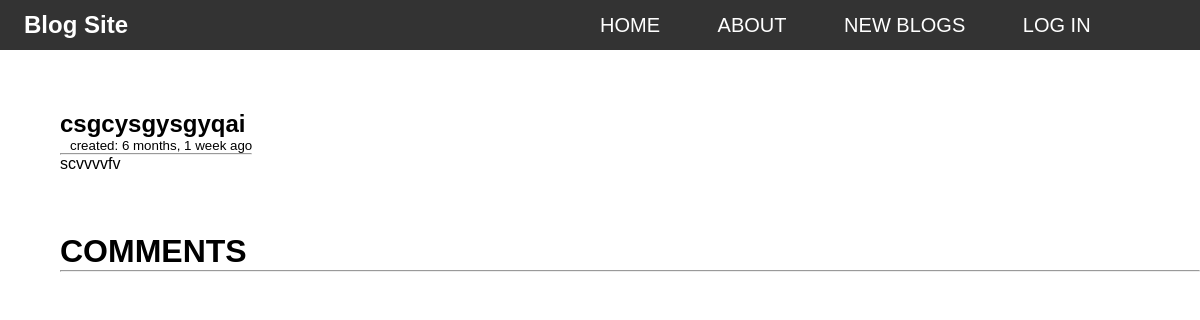
Screenshot of /blogpost/10 with the database file from the repository.
### base/models.py (models this page shows, shortened)
class Blog(models.Model):
    owner = models.ForeignKey(User, on_delete=models.CASCADE)
    title = models.CharField(max_length=50)
    snippet = models.CharField(max_length=50)
    body = models.TextField()
    created = models.DateTimeField(auto_now_add=True)
    class Meta:
        ordering = ['-created']

### base/views.py (the view, shortened to what this page needs)
# urls.py: path('blogpost/<str:pk>', views.singleBlogpost, name = 'blogpost'),
def singleBlogpost(request, pk):
    blogs = Blog.objects.get(id=pk)
    comments =  blogs.comment_set.all()
    context = {'blogs': blogs, 'comments': comments}
    return render(request, 'base/details.html', context)

### base/templates/base/details.html (shortened to what this page needs)
{% extends "head.html" %}
{% block content %}
    <div class="detail content" >
        <span>
            <h2>
                {{blogs.title}}
            </h2>
            <small style="margin-left: 10px;">created: {{blogs.created|timesince}} ago</small>
            <hr>
            <span >
               {{blogs.body}}
            </span>
        </span>
    </div>
<div class="commentlist" style="padding-left: 5%; ">
    <h1>COMMENTS</h1>
    <hr style="margin-bottom: 10px; ">
</div>
{% endblock %}

### static/main/style.css (style rules this page uses)
* { box-sizing: border-box; margin: 0; padding: 0; outline: none; text-decoration: none; font-family: Verdana, Geneva, Tahoma, sans-serif; }
.content { padding-left: 5%; margin: 5% auto; }
.detail { padding-right: 5%; display: flex; justify-content: space-between; }

### rows the page displays
Blog: title "csgcysgysgyqai", created "6 months, 1 week", body "scvvvvfv"
